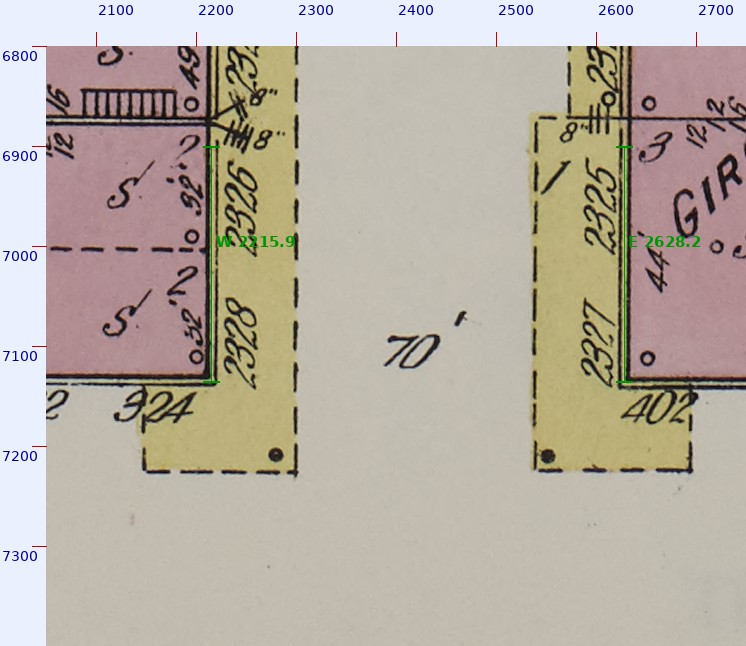
#> input picture galveston-1912/70_qa/control_evidence/pair10-12_aveD_sheet10.jpg, 746 x 646 px
$ python -i pier22_verify.py   (imports and definitions only)
#> lines starting #> are read from the running program, lines starting #| are printed output that depends on the picture; after the words box and inside, x2 and y2 are one past the last pixel; in counts of white or black regions, pixels touching at a corner belong together
"""Verify the Candidate S ownership boundary against both plates.

Two things must be true for the repair to be honest:

  1. The boundary must cross essentially no drawn ink on EITHER plate, so no
     drafted line is severed and nothing has to be faked across the join.
  2. It must lie west of sheet 9's westernmost yard ink, so sheet 9's own track
     work -- the thing the present boundary deletes -- is fully restored.

Reports ink crossings per plate for the frozen boundary and for Candidate S,
so the two are compared on identical terms.
"""

import json
import os

import cv2
import numpy as np
import tifffile
from PIL import Image

Image.MAX_IMAGE_PIXELS = None

G = "/home/user/claude-code/galveston-1912"
SCAN = ("/home/user/g1912/data-branch/galveston_1912_sources/"
        "sanborn08539_004_img009_archival.jp2")
OUT = "/home/user/g1912/work/pier22"
CX0, CY0 = -16734, -8279
X0, Y0, X1, Y1 = 7700, 6400, 8900, 9600
W, H = X1 - X0, Y1 - Y0

from pier22_candidates import (CAND_S, region_mask, raw_matrix, frontier0,  # noqa: E402
                               make_frontier)

# [1 line not run here, left out]


def panel_layer(rid):
#> further down, picture is the input picture: shape (646, 746, 3); mean B, G, R 162.9, 174.5, 183.9
    key = "5A" if "A" in rid else "5B"
    M = raw_matrix(key).copy()
    M[0, 2] += -CX0 - X0
    M[1, 2] += -CY0 - Y0
    ms = region_mask(rid)
    img = cv2.warpAffine(scan, M, (W, H), flags=cv2.INTER_LANCZOS4,
                         borderMode=cv2.BORDER_CONSTANT, borderValue=(255, 255, 255))
    msk = cv2.warpAffine(ms, M, (W, H), flags=cv2.INTER_NEAREST,
                         borderMode=cv2.BORDER_CONSTANT, borderValue=0)
    img[msk == 0] = 255
    return img, msk > 0


def flat_ink(bgr, drop=0.14):
#> called with drop = 0.14
    g = cv2.cvtColor(bgr, cv2.COLOR_BGR2GRAY).astype(np.float32)
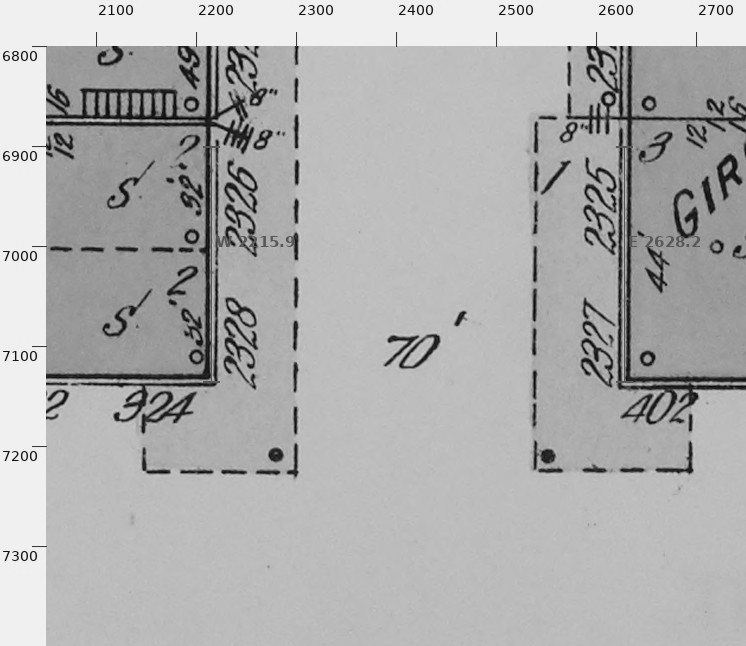
#> g: shape (646, 746) float32; min 0, max 252, mean 175.9
    bg = cv2.morphologyEx(g, cv2.MORPH_CLOSE,
                          cv2.getStructuringElement(cv2.MORPH_ELLIPSE, (61, 61)))
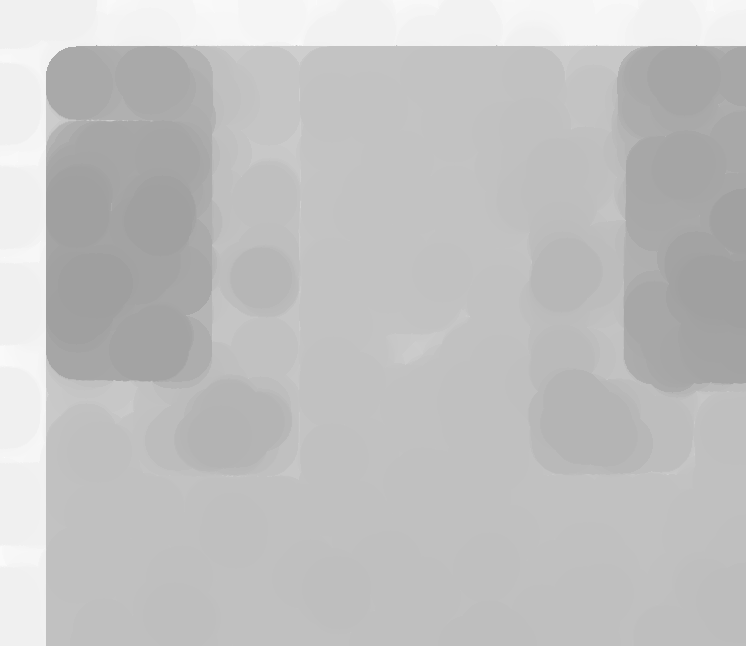
#> bg: shape (646, 746) float32; min 159, max 252, mean 192.9
    bg = cv2.blur(bg, (121, 121))
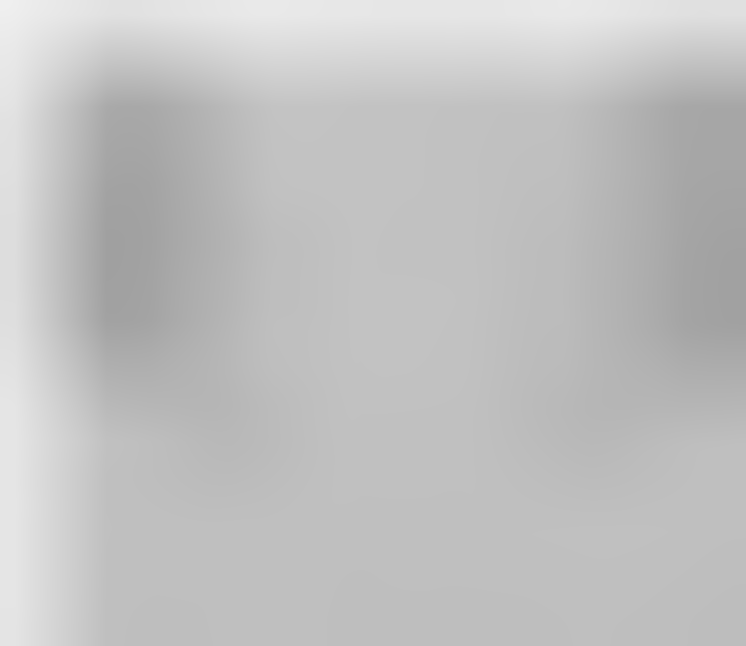
#> bg: shape (646, 746) float32; min 160.7, max 239.9, mean 192.9
    return (g / np.maximum(bg, 1.0)) < (1.0 - drop)
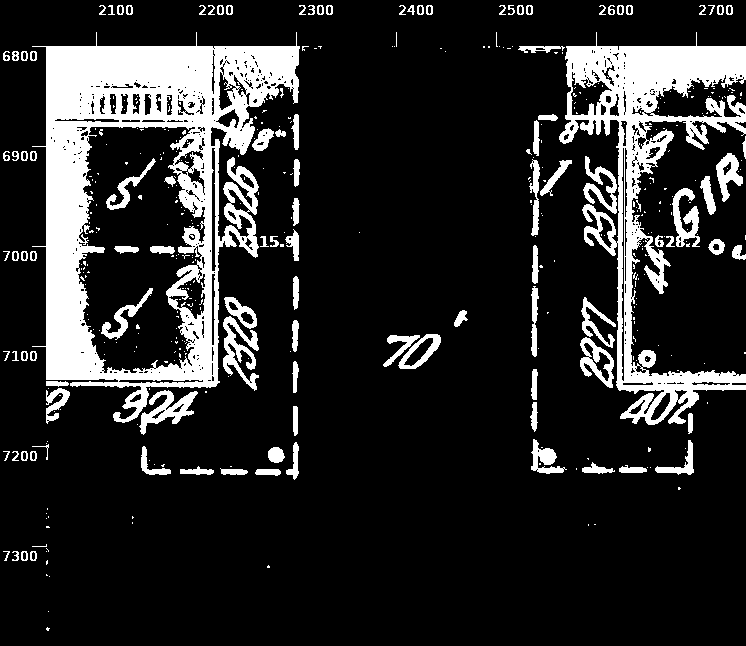
#> returned value: shape (646, 746) bool; 16.3% white; 425 white regions (312 under 20 px), largest, box (x1, y1, x2, y2) and area: (32, 32, 300, 423) 39096, (559, 32, 746, 425) 20304, (223, 316, 259, 391) 1128


# [2 lines not run here, left out]
# [1 line that did not run here, left out]
# [1 line that did not run here, left out]
# [1 line that did not run here, left out]

rows = np.arange(Y0, Y1)
# use the renderer's own frontier builder, so the boundary verified here is
# byte-for-byte the boundary that would be composited (including reverting to
# the frozen frontier outside the repair neighbourhood)
# [1 line that did not run here, left out]
# [1 line that did not run here, left out]


def crossings(b, half=3):
    """Rows where the boundary column sits on drawn ink, per plate."""
    n9 = nB = 0
    for i, y in enumerate(rows):
        c = b[i] - X0
        if c < half or c >= W - half:
            continue
        if ink9[i, c - half:c + half + 1].any():
            n9 += 1
        if inkB[i, c - half:c + half + 1].any():
            nB += 1
    return n9, nB


# [1 line that did not run here, left out]
# [1 line that did not run here, left out]
# [4 lines not run here, left out]

# how much sheet-9 yard ink each boundary suppresses (ink lying WEST of it,
# inside the block-owned area = ink the boundary throws away)
def suppressed(b):
    m = np.zeros((H, W), bool)
    for i in range(H):
        c = max(min(b[i] - X0, W), 0)
        m[i, :c] = True
    return int((ink9 & m).sum())


# [1 line that did not run here, left out]
# [5 lines not run here, left out]

# [1 line that did not run here, left out]
def suppressedB(b):
    m = np.zeros((H, W), bool)
    for i in range(H):
        c = max(min(b[i] - X0, W), 0)
        m[i, c:] = True
    return int((inkB & m).sum())


# [18 lines not run here, left out]

>>> import cv2
>>> picture = cv2.imread('../../70_qa/control_evidence/pair10-12_aveD_sheet10.jpg')
>>> result = flat_ink(picture)

$ run again, on galveston-1912/70_qa/panels/pair_07_08.jpg
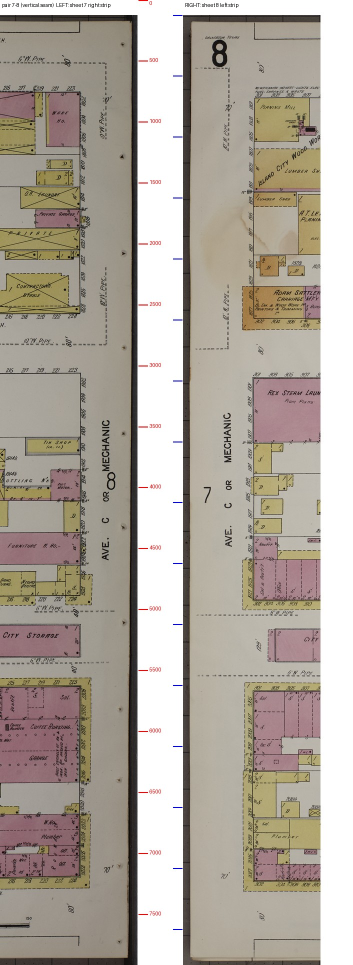
#> input picture galveston-1912/70_qa/panels/pair_07_08.jpg, 706 x 1930 px (shown at 1/2 size)
#> picture is the input picture: shape (1930, 706, 3); mean B, G, R 157.2, 167.6, 176
#> in flat_ink, `bg = cv2.blur(bg, (121, 121))`:
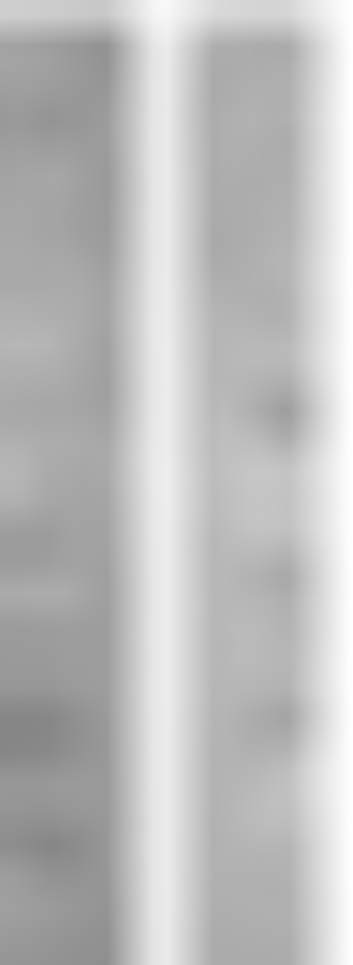
#> bg: shape (1930, 706) float32 (shown at 1/2 size); min 133.8, max 255, mean 188.8
#> in flat_ink, `return (g / np.maximum(bg, 1.0)) < (1.0 - drop)`:
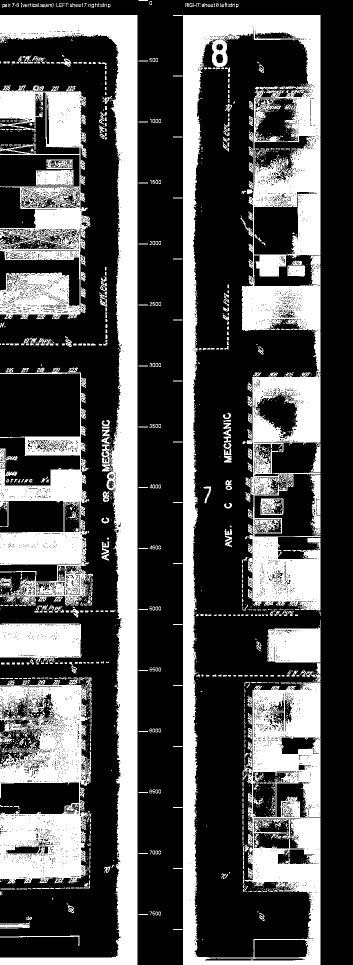
#> returned value: shape (1930, 706) bool (shown at 1/2 size); 32.6% white; 2135 white regions (1736 under 20 px), largest, box (x1, y1, x2, y2) and area: (366, 30, 641, 1930) 188921, (0, 30, 275, 1930) 91862, (0, 1355, 184, 1768) 45623
